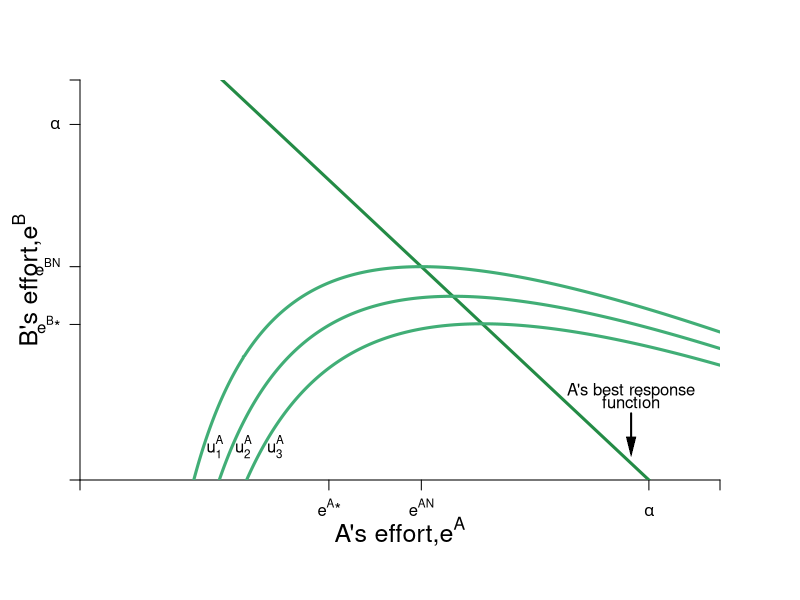

R code for this plot:
#Graph Designer: Simon Halliday & Madeleine Wettach '20
#Authors: Bowles, Foley and Halliday
#Title: Coordination, Conflict and Competition: A Text in Microeconomics

require(shape)
pdf(file = "coordination_failures/step_by_step_graphs_6/coord_brfs_utilities_step1.pdf", width = 9, height = 7)

#Set parameters for graphics
axislabelsize <- 1.5
graphlinewidth <- 3
segmentlinewidth <- 2

COL <- c("#7fc97f", "#beaed4", "#fdc086", "#ffff99", "#386cb0", "#f0027f", "#bf5b17", "#666666")
COLA <- c("#99d8c9","#66c2a4","#41ae76", "#238b45", "#005824")
COLB <- c("#4eb3d3", "#2b8cbe", "#0868ac","#084081")

par(mar =  c(6, 4, 4, 4))

uA <- function(ea, eb, alpha = 16, beta = 1/24) {
  alpha*(1 - beta*eb)*ea - 0.5*(ea)^2
}

uB <- function(ea, eb, alpha = 16, beta = 1/24) {
  alpha*(1 - beta*ea)*eb - 0.5*(eb)^2
}

brfB <- function(ea, alpha = 16, beta = 1/24) {
  alpha*(1 - beta*ea)
}

brfA <- function(ea, alpha = 16, beta = 1/24) {
  (alpha - ea)/(alpha * beta)
}

brfPE <- function(ea, alpha = 16, beta = 1/12) {
  alpha*(1 - beta*ea)
}

indiffeA <- function(ea, alpha = 16, beta = 1/24, uA = 46.08) {
  1/beta - (0.5*ea)/(alpha*beta) - uA/(alpha*beta*ea)
}

indiffB <- function(eb, alpha = 16, beta = 1/24, uB = 46.08) {
  (alpha*eb - uB - 0.5*eb^2)/(alpha*beta*eb)
}

indiffB2 <- function(ea, alpha = 16, beta = 1/24, uB = 46.08) {
  sqrt(alpha^2*(beta*ea - 1)^2 - 2*uB) - alpha*beta*ea + alpha
}

indiffB3 <- function(ea, alpha = 16, beta = 1/24, uB = 46.08) {
  -sqrt(alpha^2*(beta*ea - 1)^2 - 2*uB) - alpha*beta*ea + alpha
}


#Input into Wolfram Alpha: solve for x y = 1/b - (0.5*x)/(a*b) - u/(a*b*x)

# indiffAlowB <- function(eb, alpha = 16, beta = 1/24, uA = 46.08) {
#   0.5*(-sqrt((2*alpha*beta*eb - 2*alpha)^2 - 8*uA)) - 2*alpha*beta*eb + 2*alpha
# }
# 
# indiffAlow <- function(ea, alpha = 16, beta = 1/24, uA = 46.08) {
#   0.5*(-sqrt((2*alpha*beta*ea - 2*alpha)^2 - 8*uA)) - 2*alpha*beta*ea + 2*alpha
# }
# 
# indiffAgain <- function(ea, alpha = 16, beta = 1/24, uA = 46.08) {
#   (-2*alpha*ea +2*uA + ea^2 )/ ( 2 * alpha * beta * ea)
# }

xlims <- c(0, 18)
ylims <- c(0, 18)

npts <- 501 
x <- seq(xlims[1], xlims[2], length.out = npts)
y <- seq(ylims[1], ylims[2], length.out = npts) 
a <- c(46.08, 55, 64)
b <- c(46.08, 55, 64)


#B's value when at A's bliss point
#0.35*log(5.88) + 0.35*log(8.88) + 0.5*log(10 - 5.88) + 0.5*log(15 - 8.88) 

#B's bliss point x = 4.11765; y = 6.17647
#A's value when at A's bliss point
#0.5*log(4.11765) + 0.5*log(6.17647) + 0.35*log(10 - 4.11765) + 0.35*log(15 - 6.17647) 


plot(0, 0, xlim = xlims, ylim = ylims, type = "n",
     xlab = expression(paste("")),
     ylab = expression(paste("")), 
     xaxt = "n", 
     yaxt = "n", 
     cex.lab = axislabelsize, 
     bty = "n",
     xaxs="i", 
     yaxs="i")

# ticksy <- seq(from = 0, to = ylims[2], by = 2)
# ylabels <- seq(from = 0, to = ylims[2], by = 2)
# ticksx <- seq(from = 0, to = xlims[2], by = 2)
# xlabels <- seq(from = 0, to = xlims[2], by = 2)
ticksy <- c(0, 7, 9.6, 16, 18)
ylabels <- c(NA, expression(paste(e^B,"*")), expression(paste(e^{BN})), expression(paste(alpha)), NA)
ticksx <- c(0, 7, 9.6, 16, 18)
xlabels <- c(NA, expression(paste(e^A,"*")), expression(paste(e^{AN})), expression(paste(alpha)), NA)


axis(1, at = ticksx, pos = 0, labels = xlabels)
axis(2, at = ticksy, pos = 0, labels = ylabels, las = 1)

npts <- 500 
xx1 <- seq(xlims[1], xlims[2], length.out = npts)


#I need something like xx1 with npts for 
##xpoly1 <- seq(from = 4.1, to = 9.6, length.out = 500)
##ypoly1 <- indiffA(xpoly1, uA = 46.08, alpha = 16, beta = 1/24)
##ypoly2 <- indiffB3(xpoly1, uB = 46.08, alpha = 16, beta = 1/24)
##polygon(x = c(xpoly1, rev(xpoly1)), y = c(ypoly1, rev(ypoly2)), col=COL[4], density=NULL, border = NA)



lines(xx1, brfA(xx1, alpha = 16, beta = 1/24), col = COLA[4], lwd = graphlinewidth)
###lines(xx1, brfB(xx1, alpha = 16, beta = 1/24), col = COLB[4], lwd = graphlinewidth)
#lines(xx1, indiffA(xx1, alpha = 16, beta = 1/24, uA = 46.08), col = COL[2], lwd = graphlinewidth)
#lines(xx1, indiffB(xx1, alpha = 16, beta = 1/24, uB = 42), col = COL[2], lwd = graphlinewidth)
#lines(xx1, indiffB2(xx1, alpha = 16, beta = 1/24, uB = 46.08), col = COL[2], lwd = graphlinewidth)
#lines(xx1, indiffB3(xx1, alpha = 16, beta = 1/24, uB = 46.08), col = COL[2], lwd = graphlinewidth)
#lines(xx1, indiffAlow(xx1, uA = 42, alpha = 16, beta = 1/24), col = COL[2], lwd = graphlinewidth)
#lines(xx1, indiffAgain(xx1, uA = 42, alpha = 16, beta = 1/24), col = COL[2], lwd = graphlinewidth)


#persp(x, y, outer(x, y, u), ticktype="detailed") 
contour(y, x, 
        outer(x, y, uA),
        #labels = c("v1", "v2", "v3"),
        drawlabels = FALSE,
        col = COLA[3],
        #xlab = expression(paste("A's Apples, ", x)),
        #ylab = expression(paste("A's Oranges, ", y)),
        #cex.lab = axislabelsize,
        lwd = graphlinewidth,
        levels = a, 
        xaxs="i", 
        yaxs="i", 
        add = TRUE) 

mtext(expression(paste("A's effort,", e^A)), side=1, line = 2.5, cex = axislabelsize)
text(-1.5, 9, expression(paste("B's effort,", e^B)), xpd = TRUE, cex = axislabelsize, srt = 90) 

#Add arrows:
#arrows(-0.8, 10, -0.8, 14, xpd = TRUE, length=0.1,angle=40,lwd=3)
#arrows(6.2, -1.7, 9, -1.7, xpd = TRUE, length=0.1,angle=40,lwd=3)


#contour(x, y, 
#        outer(x, y, uB),
#        #labels = c("v1", "v2", "v3"),
#        drawlabels = FALSE,
#        col = COLB[2],
#        #xlab = expression(paste("")),
#        #ylab = expression(paste("")),
#        lwd = graphlinewidth,
#        levels = b, 
#        add = TRUE
#        #xaxs="i", 
#        #yaxs="i"
#) 


#segments(4.11765, 6.17647, 5.88, 8.88, lty = 1, col = COL[2] , lwd = graphlinewidth)
##text(7.3, 3, expression("Pareto Efficient"))
##text(7.3, 2.4, expression("Curve"))
##Arrows(7.3, 3.5, 7.3, 6.1, col = "black", lty = 1, lwd = 2, arr.type = "triangle", arr.lwd = 0.5)

#Label the iso-welfare functions for the HG, Aisha
text(3.8, 1.5, expression(u[1]^A))
text(4.6, 1.5, expression(u[2]^A))
text(5.5, 1.5, expression(u[3]^A))
#text(6.6, 8.3, expression(u[4]^A))

#Label the indifference curves for the HG, Betty
##text(7.6, 17, expression(u[1]^B))
##text(6.75, 17, expression(u[2]^B))
##text(6, 17, expression(u[3]^B))
#text(3.4, 6.9, expression(v[4]^B))

#Label Nash Equilibrium 
##segments(0, 9.6, 9.6, 9.6, lty = 2, col = "gray" , lwd = segmentlinewidth)
##segments(9.6, 0, 9.6, 9.6, lty = 2, col = "gray" , lwd = segmentlinewidth)
##points(9.6, 9.6, pch = 16, col = "black", cex = 1.5)
##text(11.3, 10.1, expression(paste("Nash Equilibrium")))
##text(9.3, 9.3, expression(paste("n")))


#Annotate Pareto Efficient Curve and relevant points
##segments(8, 6, 6, 8, lty = 1, col = COL[2] , lwd = graphlinewidth)
##points(6, 8, pch = 16, col = "black", cex = 1.5)
##text(6, 8.5, expression(paste("g")))

##points(8, 6, pch = 16, col = "black", cex = 1.5)
##text(7, 7.5, expression(paste("i")))

##points(7, 7, pch = 16, col = "black", cex = 1.5)
##text(8, 6.5, expression(paste("f")))

#points(5.84, 8.77, pch = 16, col = "black", cex = 1.5)

#A's brf
##text(2, 17.5, expression(paste("B's best response")))
##text(2, 17, expression(paste("function")))
##Arrows(2, 16.5, 2, 15.5, col = "black", lty = 1, lwd = 2, arr.type = "triangle", arr.lwd = 0.5)

#B's brf
text(15.5, 4, expression(paste("A's best response")))
text(15.5, 3.5, expression(paste("function")))
Arrows(15.5, 3, 15.5, 1.5, col = "black", lty = 1, lwd = 2, arr.type = "triangle", arr.lwd = 0.5)


dev.off()
